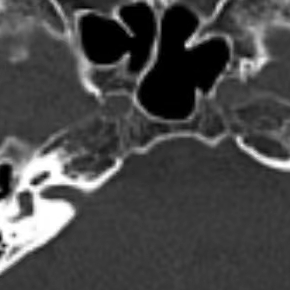
#> input picture 5.png, 290 x 290 px
$ python patchesImg.py
#> lines starting #> are read from the running program, lines starting #| are printed output that depends on the picture

from PIL import Image

def fill_image(image):
    width, height = image.size
    new_image_length = width if width > height else height
    new_image = Image.new(image.mode, (new_image_length, new_image_length), color='white')
    if width > height:
        new_image.paste(image, (0, int((new_image_length - height) / 2)))
    else:
        new_image.paste(image, (int((new_image_length - width) / 2), 0))
    return new_image


def cut_image(image):
    width, height = image.size
    item_width = int(width / 3)
    box_list = []
    for i in range(0, 3):
        for j in range(0, 3):
            print((i * item_width, j * item_width, (i + 1) * item_width, (j + 1) * item_width))
            box = ((j * item_width, i * item_width, (j + 1) * item_width, (i + 1) * item_width))
            box_list.append(box)
    image_list = [image.crop(box) for box in box_list]
    return image_list


def save_images(image_list):
    index = 1
    for image in image_list:
        #               image.show()
        image.save(str(index) + '.png', 'PNG')
        index += 1


if __name__ == '__main__':
    file_path = "5.png"
    image = Image.open(file_path)
#> image is the input picture: PIL image 290x290 RGB; min 0, max 255, mean 71.9
    image.show()
    image = fill_image(image)
#> in fill_image, `new_image = Image.new(image.mode, (new_image_length, new_image_length)..`: new_image: PIL image 290x290 RGB; every value is 255
    image.show()
    image_list = cut_image(image)
#> in cut_image, `image_list = [image.crop(box) for box in box_list]`: image_list = 9 items
#> image_list = 9 items
    save_images(image_list)
#> the loop in save_images, `for image in image_list:` made 9 passes
#> pass 1, in save_images, `image.save(str(index) + '.png', 'PNG')`:
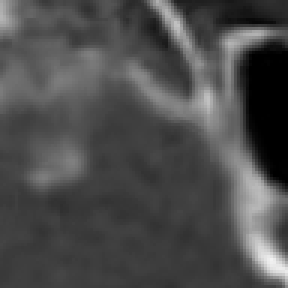
#> saved as 1.png: PIL image 96x96 RGB (shown 3 times larger); min 0, max 242, mean 76.2
#> pass 2, in save_images, `image.save(str(index) + '.png', 'PNG')`:
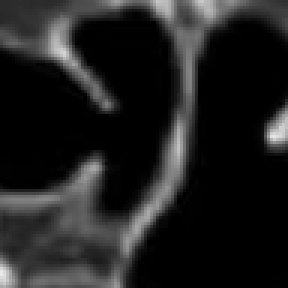
#> saved as 2.png: PIL image 96x96 RGB (shown 3 times larger); min 0, max 233, mean 32.1
#> after the loop in save_images, `for image in image_list:`: index = 10

$ run again, with 2.png copied over 5.png
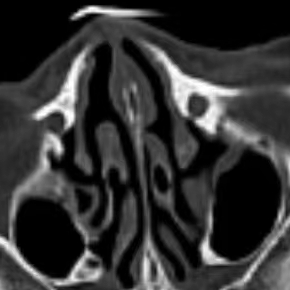
#> input picture 2.png, 290 x 290 px
#> image is the input picture: PIL image 290x290 RGB; min 0, max 255, mean 51.3
#> new_image: PIL image 290x290 RGB; every value is 255
#> in cut_image, `image_list = [image.crop(box) for box in box_list]`: image_list = 9 items
#> the loop in save_images, `for image in image_list:` made 9 passes
#> pass 1, in save_images, `image.save(str(index) + '.png', 'PNG')`:
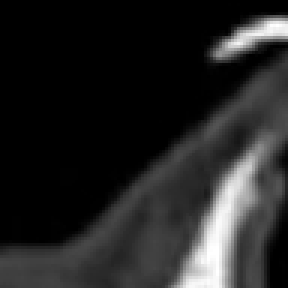
#> saved as 1.png: PIL image 96x96 RGB (shown 3 times larger); min 0, max 255, mean 36
#> pass 2, in save_images, `image.save(str(index) + '.png', 'PNG')`:
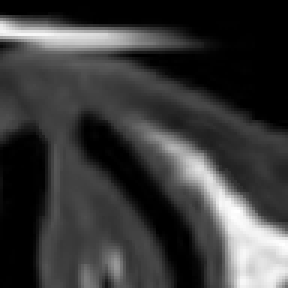
#> saved as 2.png: PIL image 96x96 RGB (shown 3 times larger); min 0, max 255, mean 57.7
#> after the loop in save_images, `for image in image_list:`: index = 10

$ run again, with 3.png copied over 5.png
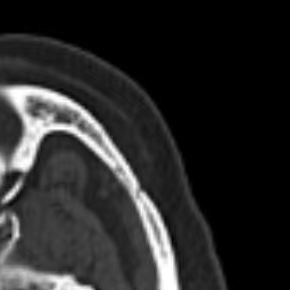
#> input picture 3.png, 290 x 290 px
#> image is the input picture: PIL image 290x290 RGB; min 0, max 255, mean 40.5
#> new_image: PIL image 290x290 RGB; every value is 255
#> in cut_image, `image_list = [image.crop(box) for box in box_list]`: image_list = 9 items
#> the loop in save_images, `for image in image_list:` made 9 passes
#> pass 1, in save_images, `image.save(str(index) + '.png', 'PNG')`:
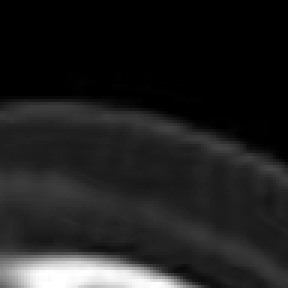
#> saved as 1.png: PIL image 96x96 RGB (shown 3 times larger); min 0, max 255, mean 32.1
#> pass 2, in save_images, `image.save(str(index) + '.png', 'PNG')`:
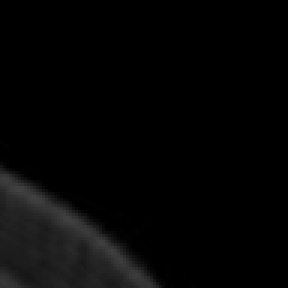
#> saved as 2.png: PIL image 96x96 RGB (shown 3 times larger); min 0, max 65, mean 5.3
#> after the loop in save_images, `for image in image_list:`: index = 10
